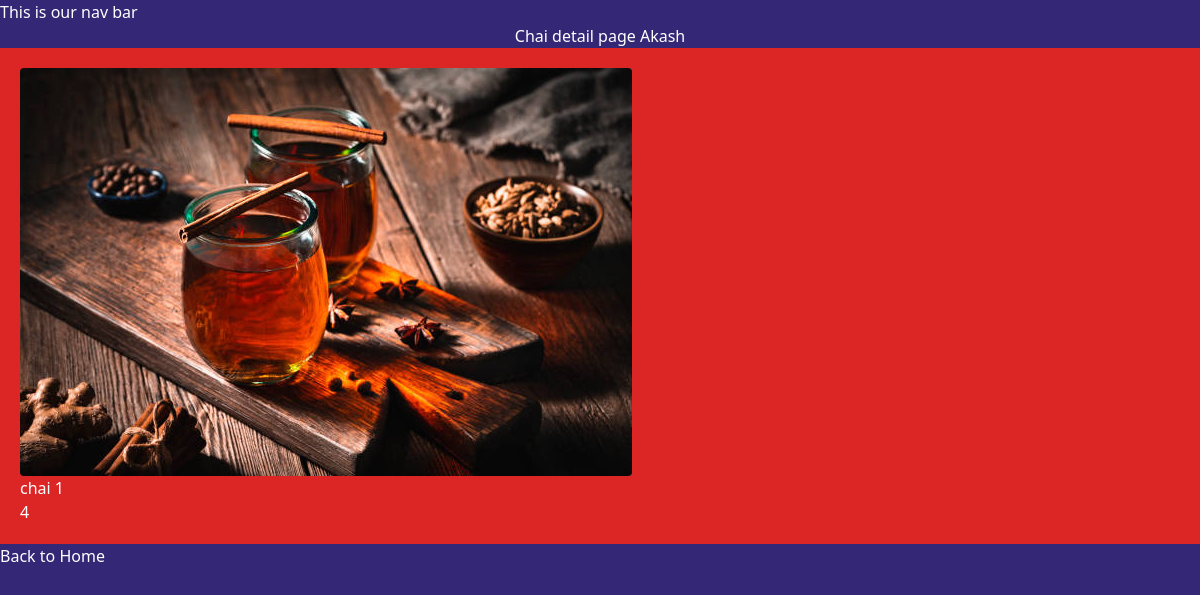
The page /chai/4/ on the database its author committed.
### chai/models.py (models this page shows, shortened)
class ChaiVariety(models.Model):
  CHAI_TYPE_CHOICES = [
    ('ML', 'MASALA'),
    ('GR', 'GINGER'),
    ('KL', 'KIWI'),
    ('PL', 'PLAIN'),
    ('EL', 'ELAICHI'),
  ]
  name = models.CharField(max_length=100)
  image = models.ImageField(upload_to='chais/')
  date_added = models.DateTimeField(default=timezone.now)
  type = models.CharField(max_length=2, choices=CHAI_TYPE_CHOICES, default='ML')
  description = models.TextField(default="")

### chai/views.py (the view)
# urls.py: path("<int:chai_id>/", views.chai_details, name="ChaiDetails"),
def chai_details(request, chai_id):
    chai = get_object_or_404(ChaiVariety, pk=chai_id)
    return render(request,"chai/chaiDetail.html",{'chai':chai})

### chai/templates/chai/chaiDetail.html (shortened to what this page needs)
{% extends "layout.html" %} //this is working only first line 🤣
{% block content %}
<h1>Chai detail page Akash</h1>
<div>
    <div class="bg-red-600 p-5">
        <img class="rounded" src="{{chai.image.url}}" alt="">
        <p>{{chai.name}}</p>
        <p>{{chai.id}}</p>
    </div>
    <p>Back to
        <a href="/chai/">Home</a>
    </p>
</div>
{% endblock  %}

### static/style.css (style rules this page uses)
body { background-color: #332776; color: #ffffff; }
h1 { text-align: center; font-size: 2em; }

### rows shown on the page
ChaiVariety: image (picture), name "chai 1", id "4"
